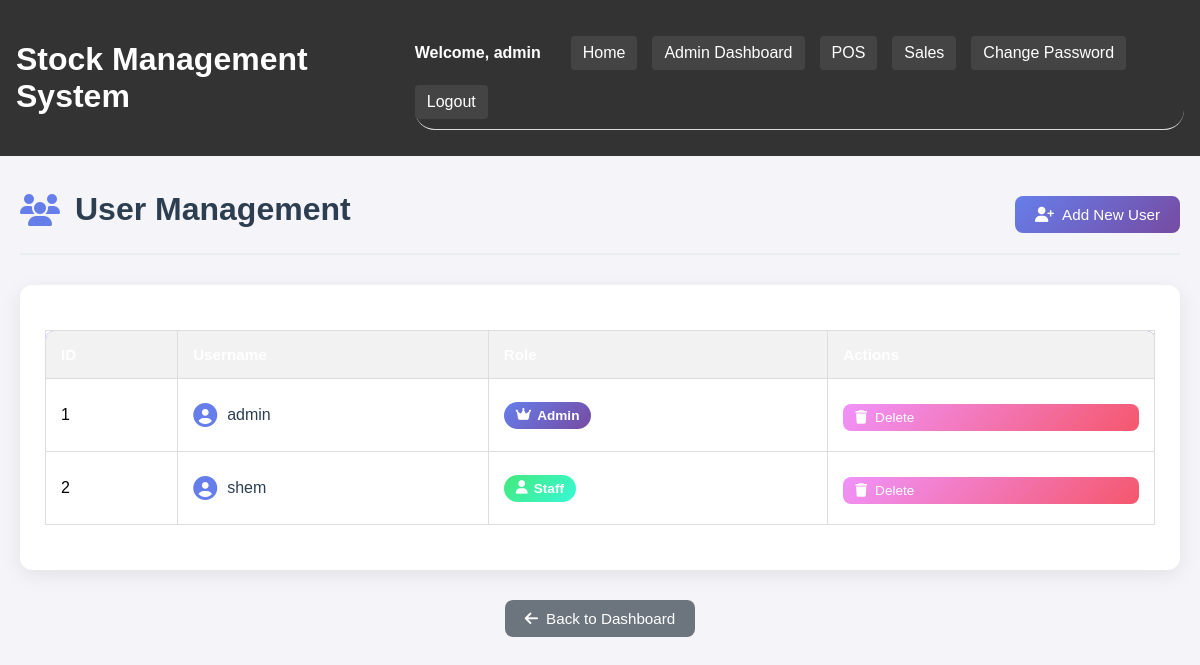
/admin/users (signed in), run on an earlier commit of the app's database.
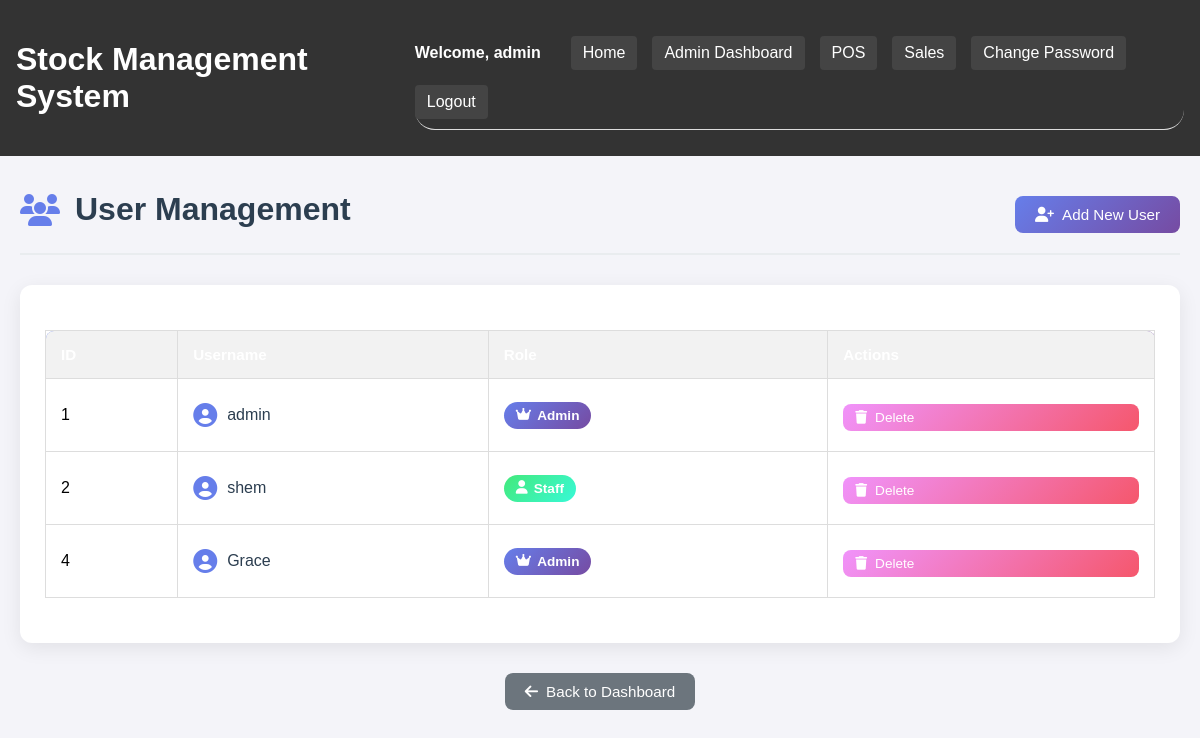
And on a later commit of the database.
### app.py (models this page shows)
class User(db.Model):
    id = db.Column(db.Integer, primary_key=True)
    username = db.Column(db.String(80), unique=True, nullable=False)
    password = db.Column(db.String(120), nullable=False)
    role = db.Column(db.String(20), default='staff')

### app.py (the view)
@app.route('/admin/users')
def manage_users():
    if 'user_id' not in session or session['role'] != 'admin':
        return redirect(url_for('login'))
    users = User.query.filter(User.username != 'admin@example.com').all()
    return render_template('admin/users.html', users=users)

### app.py (called while the page is built)
@app.before_request
def set_timezone():
    g.timezone = pytz.timezone('Africa/Nairobi')

### templates/admin/users.html (shortened to what this page needs)
{% extends "base.html" %}
{% block content %}
<div class="users-container">
    <div class="page-header">
        <h1><i class="fas fa-users"></i> User Management</h1>
        <a href="{{ url_for('add_user') }}" class="btn btn-primary">
            <i class="fas fa-user-plus"></i> Add New User
        </a>
    </div>
    <div class="users-list">
        {% if users %}
        <div class="table-responsive">
            <table class="users-table">
                <thead>
                    <tr>
                        <th>ID</th>
                        <th>Username</th>
                        <th>Role</th>
                        <th>Actions</th>
                    </tr>
                </thead>
                <tbody>
                    {% for user in users %}
                    <tr>
                        <td>{{ user.id }}</td>
                        <td>
                            <div class="user-info">
                                <i class="fas fa-user-circle user-icon"></i>
                                {{ user.username }}
                            </div>
                        </td>
                        <td>
                            <span class="role-badge role-{{ user.role }}">
                                <i class="fas fa-{{ 'crown' if user.role == 'admin' else 'user' }}"></i>
                                {{ user.role.title() }}
                            </span>
                        </td>
                        <td>
                            <div class="action-buttons">
                                <button class="btn btn-danger btn-sm" onclick="confirmDelete('{{ user.id }}', '{{ user.username }}')">
                                    <i class="fas fa-trash"></i> Delete
                                </button>
                            </div>
                        </td>
                    </tr>
                    {% endfor %}
                </tbody>
            </table>
        </div>
        {% endif %}
    </div>
    <div class="back-link">
        <a href="{{ url_for('admin_dashboard') }}" class="btn btn-secondary">
            <i class="fas fa-arrow-left"></i> Back to Dashboard
        </a>
    </div>
</div>
{% endblock %}

What changed in the data, as far as the page shows it:
added User: id "4", username "Grace", role "Admin"
